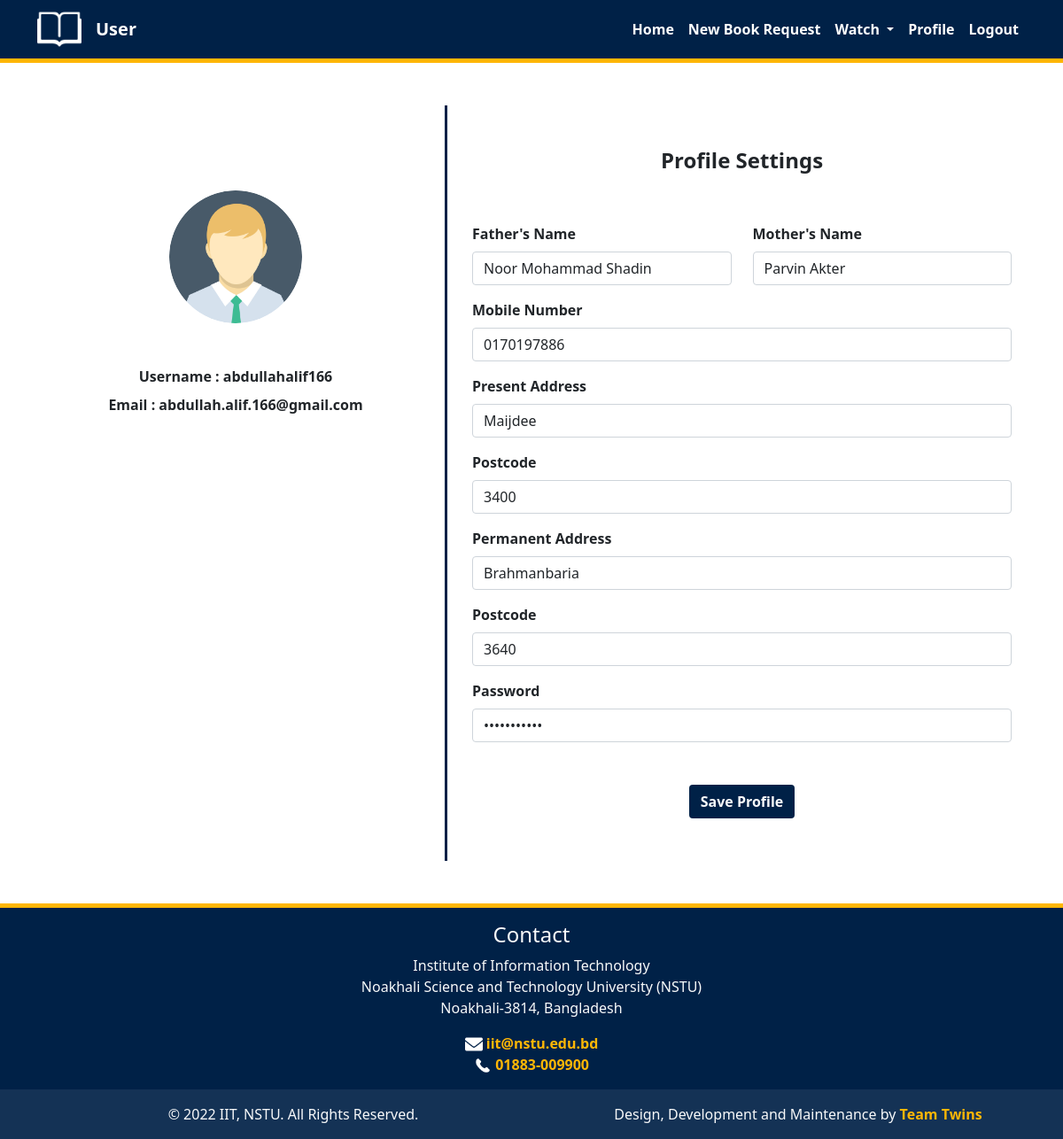
The page /userProfile.php (signed in) on the database its author committed.
### tables this page shows
CREATE TABLE `user` (
  `user_id` char(15) NOT NULL,
  `name` char(20) NOT NULL,
  `father_name` char(20) NOT NULL,
  `mother_name` char(20) NOT NULL,
  `date_of_birth` date NOT NULL,
  `present_address` varchar(50) NOT NULL,
  `pr_post_code` char(4) NOT NULL,
  `permanent_address` varchar(50) NOT NULL,
  `pa_post_code` char(4) NOT NULL,
  `mobile_number` char(11) NOT NULL,
  `email_address` varchar(50) NOT NULL,
  `roll_number` char(11) NOT NULL,
  `session` char(9) NOT NULL,
  `designation` char(20) NOT NULL,
  `pin` char(10) NOT NULL,
  `username` varchar(20) NOT NULL,
  `password` varchar(30) NOT NULL,
  `status` char(15) NOT NULL
);

### userProfile.php (the view, shortened to what this page needs)
<?php
    require_once('inc/header.php');
?>
    <body>
        <?php
            require_once('inc/userNavbar.php');
        ?>
        <?php
            $userID = $_SESSION['user_id'];
            global $conn;
            $sql = "SELECT * FROM `user` where user_id = '{$userID}'";
            $result = $conn->query($sql);
            $row = $result->fetch_assoc();
        ?>
        <?php
            echo "<div class='container mt-5 mb-5'>
                    <div class='row justify-content-center'>
                        <div class='col-md-5 border-right'>
                            <div class='d-flex flex-column align-items-center text-center p-3 py-5'>
                                <img class='rounded-circle mt-5' width='150px' src='res/profile.png'>
                                <span class='form-label mt-5'>Username : {$row['username']}</span>
                                <span class='form-label'>Email : {$row['email_address']}</span>
                            </div>
                        </div>
                        <div class='col-md-7'>
                            <div class='p-3 py-5'>
                                <div class='d-flex justify-content-center mb-5'>
                                    <h4 class='form-label'>Profile Settings</h4>
                                </div>
                                <form action='userProfile.php' method='POST'>
                                    <div class='row mt-2'>
                                        <div class='col-md-6'>
                                            <label class='form-label'>Father's Name</label>
                                            <input type='text' class='form-control' name='father_name' value='{$row['father_name']}' required>
                                        </div>
                                        <div class='col-md-6'>
                                            <label class='form-label'>Mother's Name</label>
                                            <input type='text' class='form-control' name='mother_name' value='{$row['mother_name']}' required>
                                        </div>
                                    </div>
                                    <div class='row'>
                                        <div class='col-md-12 mt-3'>
                                            <label class='form-label'>Mobile Number</label>
                                            <input type='text' class='form-control' name='phone' value='{$row['mobile_number']}' required>
                                        </div>
                                        <div class='col-md-12 mt-3'>
                                            <label class='form-label'>Present Address</label>
                                            <input type='text' class='form-control' name='present_address' value='{$row['present_address']}' required>
                                        </div>
                                        <div class='col-md-12 mt-3'>
                                            <label class='form-label'>Postcode</label>
                                            <input type='number' class='form-control' name='present_address_post_code' value='{$row['pr_post_code']}' required>
                                        </div>
                                        <div class='col-md-12 mt-3'>
                                            <label class='form-label'>Permanent Address</label>
                                            <input type='text' class='form-control' name='permanent_address' value='{$row['permanent_address']}' required>
                                        </div>
                                        <div class='col-md-12 mt-3'>
                                            <label class='form-label'>Postcode</label>
                                            <input type='number' class='form-control' name='permanent_address_post_code' value='{$row['pa_post_code']}' required>
                                        </div>
                                        <div class='col-md-12 mt-3'>
                                            <label class='form-label'>Password</label>
                                            <input type='password' class='form-control' name='password' value='{$row['password']}' required>
                                        </div>
                                    </div>
                                    <div class='mt-5 text-center'>
                                        <button class='btn bg-dark-blue text-light fw-bold' type='submit'>Save Profile</button>
                                    </div>
                                </form>
                            </div>
                        </div>
                    </div>
                </div>";
        ?>
    </body>
<?php
    require_once('inc/footer.php');
?>

### css/style.css (style rules this page uses)
.bg-dark-blue { background-color: #002147; }
.text-light { color: #ffffff; }
body { display: flex; flex-direction: column; height: 100vh; }
.form-label { font-weight: bold; }
.border-right { border-right: 3px solid #002147; }

### rows shown on the page
user: username "abdullahalif166", email_address "abdullah.alif.166@gmail.com", father_name "Noor Mohammad Shadin", mother_name "Parvin Akter", phone "0170197886", present_address "Maijdee", present_address_post_code "3400", permanent_address "Brahmanbaria", permanent_address_post_code "3640"
